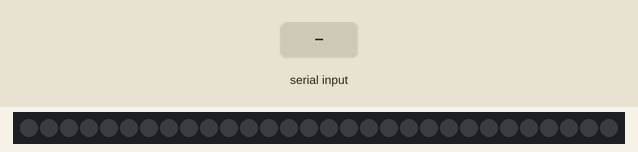
The sketch below on a simulated Arduino Uno, built with avr-gcc and run on an emulated ATmega328P. Shown: 30 RGB LEDs in strip order, left to right. The test bench sets the inputs (shaded band). Dim RGB values are drawn brighter than linear.

Above: at 1.2 s.
1.3 s: "90,45,200\n" received over Serial
At 2.5 s:
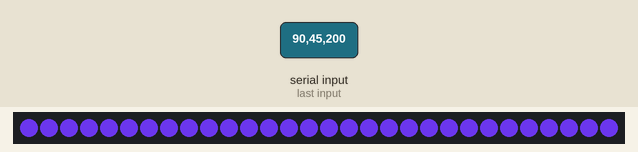
2.8 s: "30,150,10\n" received over Serial
At 3.9 s:
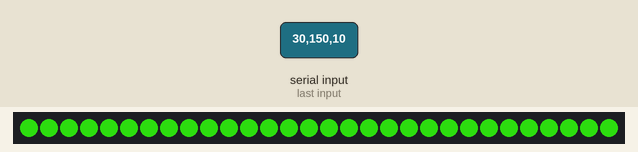
4.3 s: "1,90,45\n" received over Serial
At 5.0 s:
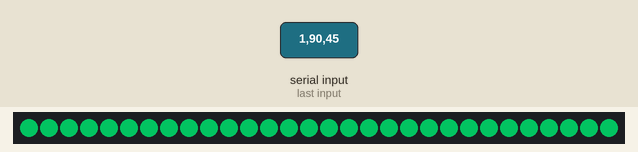
Timing chart, 0 to 7.3 s (numbered marks = the images above; inputs shaded):
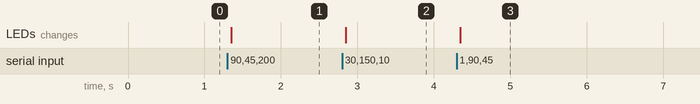

Measured:
- after the input at 1.3 s, the LEDs: change after 0.05 s (image 1)
- after the input at 2.8 s, the LEDs: change after 0.05 s (image 2)
- after the input at 4.3 s, the LEDs: change after 0.05 s (image 3)

The sketch:

neopixel_3.ino
```cpp
#include <Adafruit_NeoPixel.h>

//pin on the Arduino is connected to the NeoPixels
#define PIN            6

// NeoPixels  attached to the Arduino
#define NUMPIXELS      30

Adafruit_NeoPixel pixels = Adafruit_NeoPixel(NUMPIXELS, PIN, NEO_GRB + NEO_KHZ800);

void setup() {
// initialize serial
Serial.begin(9600);
// This initializes the NeoPixel library.
pixels.begin();
}

void loop() {

// For a set of NeoPixels the first NeoPixel is 0, second is 1, all the way up to the count of pixels minus one.
// if there's any serial available, read it:
  while (Serial.available() > 0) {

    // look for the next valid integer in the incoming serial stream:
    int red = Serial.parseInt();
    // do it again:
    int green = Serial.parseInt();
    // do it again:
    int blue = Serial.parseInt();

    // look for the newline. That's the end of your sentence:
    if (Serial.read() == '\n') {
      red = constrain(red, 0, 255);
      green = constrain(green, 0, 255);
      blue = constrain(blue, 0, 255);

        for(int i=0;i<NUMPIXELS;i++){

          // pixels.Color takes RGB values, from 0,0,0 up to 255,255,255
          pixels.setPixelColor(i, pixels.Color(red,green,blue));
          pixels.show(); // This sends the updated pixel color to the hardware.

        }
      }
    }
}
```
